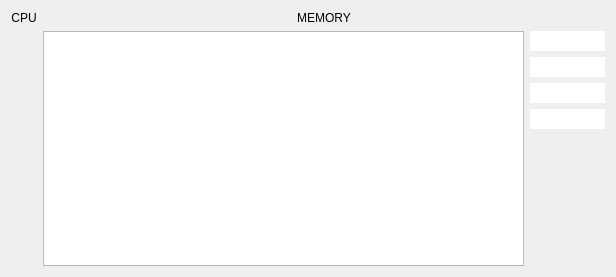
<?xml version="1.0" encoding="UTF-8"?>
<ui version="4.0">
 <class>Watcher</class>
 <widget class="QDialog" name="Watcher">
  <property name="geometry">
   <rect>
    <x>0</x>
    <y>0</y>
    <width>616</width>
    <height>277</height>
   </rect>
  </property>
  <property name="windowTitle">
   <string>Watcher</string>
  </property>
  <layout class="QHBoxLayout" name="horizontalLayout_2" stretch="0,10">
   <item>
    <layout class="QVBoxLayout" name="verticalLayout" stretch="0,0,0">
     <item>
      <widget class="QLabel" name="label_15">
       <property name="text">
        <string>CPU</string>
       </property>
       <property name="alignment">
        <set>Qt::AlignCenter</set>
       </property>
      </widget>
     </item>
     <item>
      <layout class="QGridLayout" name="regGrid"/>
     </item>
     <item>
      <spacer name="verticalSpacer_2">
       <property name="orientation">
        <enum>Qt::Vertical</enum>
       </property>
       <property name="sizeHint" stdset="0">
        <size>
         <width>20</width>
         <height>40</height>
        </size>
       </property>
      </spacer>
     </item>
    </layout>
   </item>
   <item>
    <layout class="QVBoxLayout" name="verticalLayout_3" stretch="0,10">
     <item>
      <widget class="QLabel" name="label_14">
       <property name="text">
        <string>MEMORY</string>
       </property>
       <property name="alignment">
        <set>Qt::AlignCenter</set>
       </property>
      </widget>
     </item>
     <item>
      <layout class="QHBoxLayout" name="horizontalLayout" stretch="10,0">
       <item>
        <widget class="QTableView" name="wchMemTab">
         <property name="minimumSize">
          <size>
           <width>400</width>
           <height>0</height>
          </size>
         </property>
         <property name="contextMenuPolicy">
          <enum>Qt::ActionsContextMenu</enum>
         </property>
         <property name="selectionMode">
          <enum>QAbstractItemView::SingleSelection</enum>
         </property>
         <property name="selectionBehavior">
          <enum>QAbstractItemView::SelectRows</enum>
         </property>
         <property name="gridStyle">
          <enum>Qt::DotLine</enum>
         </property>
         <attribute name="horizontalHeaderVisible">
          <bool>false</bool>
         </attribute>
         <attribute name="horizontalHeaderMinimumSectionSize">
          <number>20</number>
         </attribute>
         <attribute name="horizontalHeaderStretchLastSection">
          <bool>true</bool>
         </attribute>
         <attribute name="verticalHeaderVisible">
          <bool>false</bool>
         </attribute>
         <attribute name="verticalHeaderMinimumSectionSize">
          <number>17</number>
         </attribute>
         <attribute name="verticalHeaderDefaultSectionSize">
          <number>17</number>
         </attribute>
        </widget>
       </item>
       <item>
        <layout class="QVBoxLayout" name="verticalLayout_2">
         <item>
          <widget class="QLineEdit" name="wchBank0">
           <property name="minimumSize">
            <size>
             <width>75</width>
             <height>0</height>
            </size>
           </property>
           <property name="maximumSize">
            <size>
             <width>75</width>
             <height>16777215</height>
            </size>
           </property>
           <property name="frame">
            <bool>false</bool>
           </property>
           <property name="alignment">
            <set>Qt::AlignCenter</set>
           </property>
           <property name="readOnly">
            <bool>true</bool>
           </property>
          </widget>
         </item>
         <item>
          <widget class="QLineEdit" name="wchBank1">
           <property name="minimumSize">
            <size>
             <width>75</width>
             <height>0</height>
            </size>
           </property>
           <property name="maximumSize">
            <size>
             <width>75</width>
             <height>16777215</height>
            </size>
           </property>
           <property name="frame">
            <bool>false</bool>
           </property>
           <property name="alignment">
            <set>Qt::AlignCenter</set>
           </property>
           <property name="readOnly">
            <bool>true</bool>
           </property>
          </widget>
         </item>
         <item>
          <widget class="QLineEdit" name="wchBank2">
           <property name="minimumSize">
            <size>
             <width>75</width>
             <height>0</height>
            </size>
           </property>
           <property name="maximumSize">
            <size>
             <width>75</width>
             <height>16777215</height>
            </size>
           </property>
           <property name="frame">
            <bool>false</bool>
           </property>
           <property name="alignment">
            <set>Qt::AlignCenter</set>
           </property>
           <property name="readOnly">
            <bool>true</bool>
           </property>
          </widget>
         </item>
         <item>
          <widget class="QLineEdit" name="wchBank3">
           <property name="minimumSize">
            <size>
             <width>75</width>
             <height>0</height>
            </size>
           </property>
           <property name="maximumSize">
            <size>
             <width>75</width>
             <height>16777215</height>
            </size>
           </property>
           <property name="frame">
            <bool>false</bool>
           </property>
           <property name="alignment">
            <set>Qt::AlignCenter</set>
           </property>
           <property name="readOnly">
            <bool>true</bool>
           </property>
          </widget>
         </item>
         <item>
          <spacer name="verticalSpacer">
           <property name="orientation">
            <enum>Qt::Vertical</enum>
           </property>
           <property name="sizeHint" stdset="0">
            <size>
             <width>20</width>
             <height>40</height>
            </size>
           </property>
          </spacer>
         </item>
        </layout>
       </item>
      </layout>
     </item>
    </layout>
   </item>
  </layout>
  <action name="actAddWatcher">
   <property name="icon">
    <iconset resource="../xpeccy.qrc">
     <normaloff>:/images/add.png</normaloff>:/images/add.png</iconset>
   </property>
   <property name="text">
    <string>Add watcher</string>
   </property>
  </action>
  <action name="actDelWatcher">
   <property name="icon">
    <iconset resource="../xpeccy.qrc">
     <normaloff>:/images/cancel.png</normaloff>:/images/cancel.png</iconset>
   </property>
   <property name="text">
    <string>Delete watcher</string>
   </property>
  </action>
 </widget>
 <resources>
  <include location="../xpeccy.qrc"/>
 </resources>
 <connections/>
</ui>
